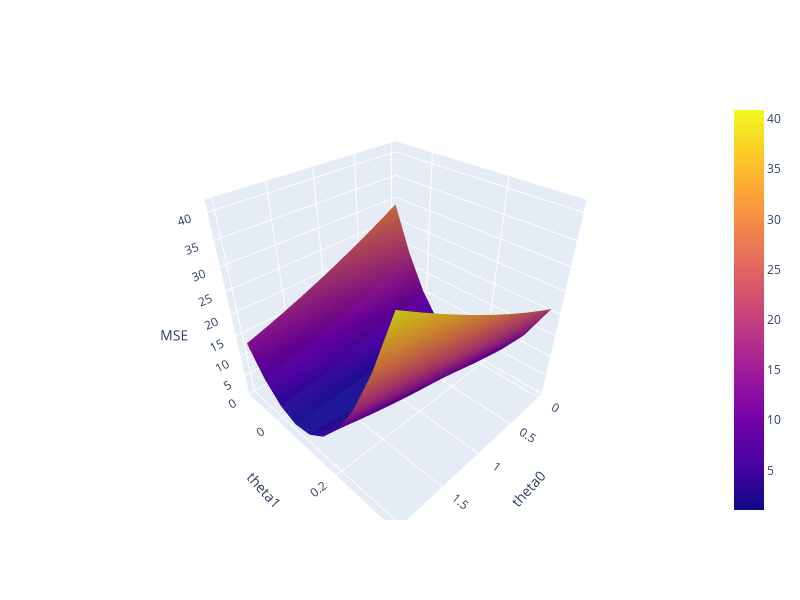

Write notebook code for a chart like this one.
### Markdown cell above
# Gradient Descent on Multi-Dimensional Models
The function we worked with above was one-dimensional – we were only minimizing the function with respect to a single parameter, $\theta$. However, models usually have a cost function with multiple parameters that need to be optimized. For example, simple linear regression has 2 parameters: $\hat{y} + \theta_0 + \theta_1x$, and multiple linear regression has $p+1$ parameters: $\mathbb{Y} = \theta_0 + \theta_1 \Bbb{X}_{:,1} + \theta_2 \Bbb{X}_{:,2} + \cdots + \theta_p \Bbb{X}_{:,p}$

We'll need to expand gradient descent so we can update our guesses for all model parameters, all in one go.

With multiple parameters to optimize, we consider a **loss surface**, or the model's loss for a particular *combination* of possible parameter values.

### Code cell
#| code-fold: true
import plotly.graph_objects as go


def mse_loss(theta, X, y_obs):
    y_hat = X @ theta
    return np.mean((y_hat - y_obs) ** 2)    

tips_with_bias = df.copy()
tips_with_bias["bias"] = 1
tips_with_bias = tips_with_bias[["bias", "total_bill"]]

uvalues = np.linspace(0, 2, 10)
vvalues = np.linspace(-0.1, 0.35, 10)
(u,v) = np.meshgrid(uvalues, vvalues)
thetas = np.vstack((u.flatten(),v.flatten()))

def mse_loss_single_arg(theta):
    return mse_loss(theta, tips_with_bias, df["tip"])

MSE = np.array([mse_loss_single_arg(t) for t in thetas.T])

loss_surface = go.Surface(x=u, y=v, z=np.reshape(MSE, u.shape))

ind = np.argmin(MSE)
optimal_point = go.Scatter3d(name = "Optimal Point",
    x = [thetas.T[ind,0]], y = [thetas.T[ind,1]], 
    z = [MSE[ind]],
    marker=dict(size=10, color="red"))

fig = go.Figure(data=[loss_surface, optimal_point])
fig.update_layout(scene = dict(
    xaxis_title = "theta0",
    yaxis_title = "theta1",
    zaxis_title = "MSE"), autosize=False, width=800, height=600)

fig.show()

### Figure 1 — Plotly figure (JSON) as saved in the notebook; plotly's stock layout.template omitted (floating-point values rounded to 4 significant figures)
{"data": [{"type": "surface", "x": [[0, 0.2222, 0.4444, 0.6667, 0.8889, 1.111, 1.333, 1.556, 1.778, 2], [0, 0.2222, 0.4444, 0.6667, 0.8889, 1.111, 1.333, 1.556, 1.778, 2], [0, 0.2222, 0.4444, 0.6667, 0.8889, 1.111, 1.333, 1.556, 1.778, 2], [0, 0.2222, 0.4444, 0.6667, 0.8889, 1.111, 1.333, 1.556, 1.778, 2], [0, 0.2222, 0.4444, 0.6667, 0.8889, 1.111, 1.333, 1.556, 1.778, 2], [0, 0.2222, 0.4444, 0.6667, 0.8889, 1.111, 1.333, 1.556, 1.778, 2], [0, 0.2222, 0.4444, 0.6667, 0.8889, 1.111, 1.333, 1.556, 1.778, 2], [0, 0.2222, 0.4444, 0.6667, 0.8889, 1.111, 1.333, 1.556, 1.778, 2], [0, 0.2222, 0.4444, 0.6667, 0.8889, 1.111, 1.333, 1.556, 1.778, 2], [0, 0.2222, 0.4444, 0.6667, 0.8889, 1.111, 1.333, 1.556, 1.778, 2]], "y": [[-0.1, -0.1, -0.1, -0.1, -0.1, -0.1, -0.1, -0.1, -0.1, -0.1], [-0.05, -0.05, -0.05, -0.05, -0.05, -0.05, -0.05, -0.05, -0.05, -0.05], [-1.388e-17, -1.388e-17, -1.388e-17, -1.388e-17, -1.388e-17, -1.388e-17, -1.388e-17, -1.388e-17, -1.388e-17, -1.388e-17], [0.05, 0.05, 0.05, 0.05, 0.05, 0.05, 0.05, 0.05, 0.05, 0.05], [0.1, 0.1, 0.1, 0.1, 0.1, 0.1, 0.1, 0.1, 0.1, 0.1], [0.15, 0.15, 0.15, 0.15, 0.15, 0.15, 0.15, 0.15, 0.15, 0.15], [0.2, 0.2, 0.2, 0.2, 0.2, 0.2, 0.2, 0.2, 0.2, 0.2], [0.25, 0.25, 0.25, 0.25, 0.25, 0.25, 0.25, 0.25, 0.25, 0.25], [0.3, 0.3, 0.3, 0.3, 0.3, 0.3, 0.3, 0.3, 0.3, 0.3], [0.35, 0.35, 0.35, 0.35, 0.35, 0.35, 0.35, 0.35, 0.35, 0.35]], "z": [[29.12, 26.96, 24.9, 22.93, 21.07, 19.3, 17.63, 16.06, 14.59, 13.22], [18.83, 17.11, 15.49, 13.96, 12.53, 11.21, 9.978, 8.848, 7.816, 6.883], [10.9, 9.613, 8.429, 7.343, 6.356, 5.468, 4.679, 3.988, 3.396, 2.903], [5.311, 4.467, 3.723, 3.077, 2.53, 2.081, 1.731, 1.481, 1.328, 1.275], [2.078, 1.674, 1.369, 1.163, 1.055, 1.046, 1.136, 1.325, 1.613, 1.999], [1.197, 1.232, 1.367, 1.601, 1.933, 2.364, 2.893, 3.522, 4.249, 5.075], [2.667, 3.143, 3.717, 4.39, 5.162, 6.033, 7.002, 8.071, 9.237, 10.5], [6.49, 7.406, 8.42, 9.532, 10.74, 12.05, 13.46, 14.97, 16.58, 18.28], [12.67, 14.02, 15.47, 17.03, 18.68, 20.43, 22.28, 24.22, 26.27, 28.42], [21.19, 22.99, 24.88, 26.87, 28.96, 31.15, 33.44, 35.83, 38.31, 40.9]]}, {"marker": {"color": "red", "size": 10}, "name": "Optimal Point", "type": "scatter3d", "x": [1.111], "y": [0.1], "z": [1.046]}], "layout": {"autosize": false, "height": 600, "scene": {"xaxis": {"title": {"text": "theta0"}}, "yaxis": {"title": {"text": "theta1"}}, "zaxis": {"title": {"text": "MSE"}}}, "width": 800}}
